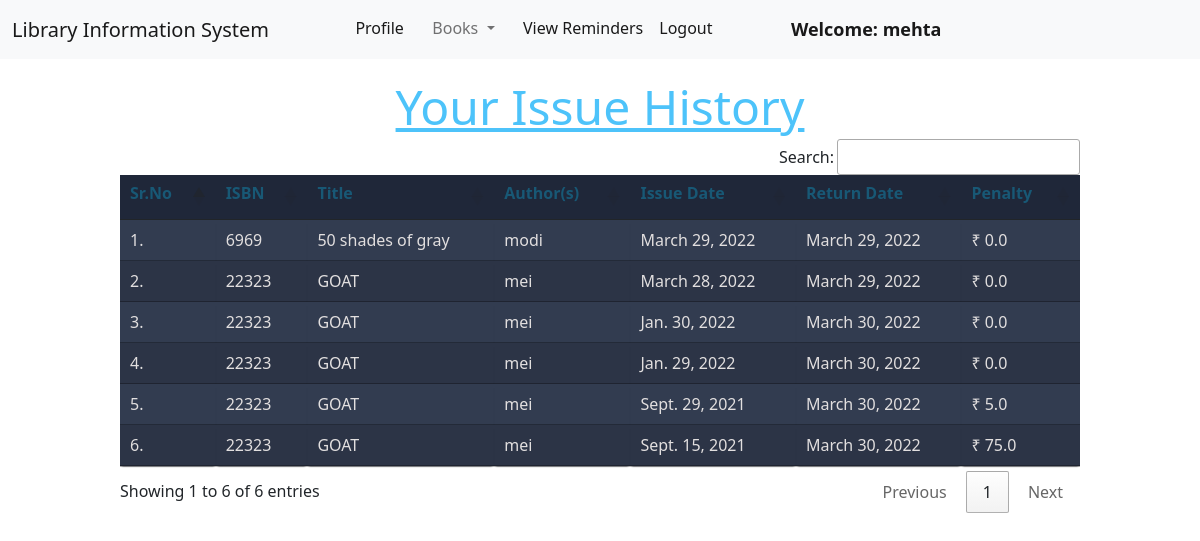
/member/view_issue_history/ (signed in), run on the app's committed database.
### member/models.py (models this page shows)
class IssueThread(models.Model):
    member = models.ForeignKey(Member, on_delete=models.CASCADE)
    book  = models.ForeignKey(Book, on_delete = models.CASCADE)
    issue_date = models.DateField(null= True)
    return_date = models.DateField(null= True)
    penalty = models.FloatField(default= 0.0)

### book/models.py (models this page shows, shortened)
class Book(models.Model):
    title = models.CharField(max_length=200)
    author = models.CharField(max_length=200)
    isbn = models.CharField(max_length= 15)
    rack_number = models.CharField(max_length= 10)
    issue_date = models.DateField(null= True)
    date_added = models.DateField(null=True)
    return_requested = models.BooleanField(default=False)
    last_issued_date = models.DateField(null=True)
    issue_member = models.ForeignKey("member.Member", on_delete = models.SET_NULL, null = True)

### member/views.py (the view)
# urls.py: path("view_issue_history/", views.view_issue_history, name="view_issue_history"),
@login_required(login_url = '/member/login')
def view_issue_history(request):
    issue_history = request.user.member.issuethread_set.all()
    issue_history = issue_history.order_by("-issue_date")
    return render(request, "member/view_issue_history.html", {'issue_history':issue_history})

### member/templates/member/view_issue_history.html (shortened to what this page needs)
{% extends 'member/member_navbar.html' %}
{% load static %}
{% block body %}
{% if issue_history|length > 0 %}
    <div class="container mt-4">
        <h1 class="text-center"><u>Your Issue History</u></h1>
        <table class="table table-hover" id="example">
            <thead>
                <tr>
                    <th><h1>Sr.No</h1></th>
                    <th><h1>ISBN</h1></th>
                    <th><h1>Title</h1></th>
                    <th><h1>Author(s)</h1></th>
                    <th><h1>Issue Date</h1></th>
                    <th><h1>Return Date</h1></th>
                    <th><h1>Penalty</h1></th>
                </tr>
            </thead>
            <tbody>
                {% for issue_instance in issue_history %}
                <tr>
                    <td>{{forloop.counter}}.</td>
                    <td>{{issue_instance.book.isbn}}</td>
                    <td>{{issue_instance.book.title}}</td>
                    <td>{{issue_instance.book.author}}</td>
                    <td>{{issue_instance.issue_date}}</td>
                    <td>{{issue_instance.return_date}}</td>
                    <td>&#8377 {{issue_instance.penalty}}</td>
                </tr>
                {% endfor %}
            </tbody>
        </table>
    </div>
{% else %}
    <div class="container mt-4">
        <h1 class="text-center"><u>Your Issue History</u></h1>
        <br>
        <h4 class="text-center">You do not have any books issued in the past.</h4>
    </div>
{% endif%}
{% endblock %}

### member/templates/member/member_navbar.html (shortened to what this page needs)
<!doctype html>
<html lang="en">
  <head>
    <link href="https://cdn.jsdelivr.net/npm/bootstrap@5.1.0/dist/css/bootstrap.min.css" rel="stylesheet">
    <link rel="stylesheet" href="https://cdn.datatables.net/1.10.25/css/jquery.dataTables.min.css">
    <link rel="stylesheet" href="https://cdn.datatables.net/buttons/1.7.1/css/buttons.dataTables.min.css">
  </head>
  <body>
    <nav class="navbar navbar-expand-lg navbar-light bg-light sticky-top">
        <div class="container-fluid">
          <a class="navbar-brand" href="#">Library Information System</a>
          <div class="collapse navbar-collapse" id="navbarSupportedContent">
            <ul class="navbar-nav me-auto mb-2 mb-lg-0">
              <li class="nav-item">
                <a class="nav-link active" aria-current="page" href="/member/profile/">Profile</a>
              </li>
              <li class="nav-item dropdown">
                <a class="nav-link dropdown-toggle" href="#" id="navbarDropdown" role="button" data-bs-toggle="dropdown" aria-expanded="false">
                  Books
                </a>
              </li>
              <li class="nav-item">
                <li><a class="nav-link active" href="/member/view_reminders">View Reminders</a></li>
              </li>
              <li class="nav-item">
                <a class="nav-link active" aria-current="page" href="/member/logout/">Logout</a>
              </li>
              <li class="nav-item display-msg-header">
                <a style="font-weight:600; font-family:'Segoe UI', Tahoma, Geneva, Verdana, sans-serif; font-size: large;" class="nav-link active" href="#">Welcome: {{request.user.first_name}}</a>
              </li>
            </ul>
          </div>
        </div>
      </nav>
      {% block body %}
      {% endblock %}
  </body>
</html>

### member/templates/member/view_issue_history.html (style rules this page uses)
h1 { font-size: 3em; font-weight: 300; line-height: 1em; text-align: center; color: #4dc3fa; }
.container th h1 { font-weight: bold; font-size: 1em; text-align: left; color: #185875; }
.container td { font-weight: normal; font-size: 1em; -webkit-box-shadow: 0 2px 2px -2px #0e1119; -moz-box-shadow: 0 2px 2px -2px #0e1119; box-shadow: 0 2px 2px -2px #0e1119; }
.container { text-align: left; overflow: hidden; width: 80%; margin: 0 auto; display: table; padding: 0 0 8em 0; }
.container td, .container th { padding-bottom: 2%; padding-top: 2%; padding-left: 2%; }
.container tr:nth-child(odd) { background-color: #323c50; }
.container tr:nth-child(even) { background-color: #2c3446; }
.container th { background-color: #1f2739; }
.container td { color: rgb(226, 223, 223); }

### data on the page
IssueThread: book.isbn "6969", book "50 shades of gray", book.author "modi", issue_date "March 29, 2022", return_date "March 29, 2022", penalty "0.0"
IssueThread: book.isbn "22323", book "GOAT", book.author "mei", issue_date "March 28, 2022", return_date "March 29, 2022", penalty "0.0"
IssueThread: book.isbn "22323", book "GOAT", book.author "mei", issue_date "Jan. 30, 2022", return_date "March 30, 2022", penalty "0.0"
IssueThread: book.isbn "22323", book "GOAT", book.author "mei", issue_date "Jan. 29, 2022", return_date "March 30, 2022", penalty "0.0"
IssueThread: book.isbn "22323", book "GOAT", book.author "mei", issue_date "Sept. 29, 2021", return_date "March 30, 2022", penalty "5.0"
IssueThread: book.isbn "22323", book "GOAT", book.author "mei", issue_date "Sept. 15, 2021", return_date "March 30, 2022", penalty "75.0"

### other printed values
{{ request.user.first_name }} "mehta"
